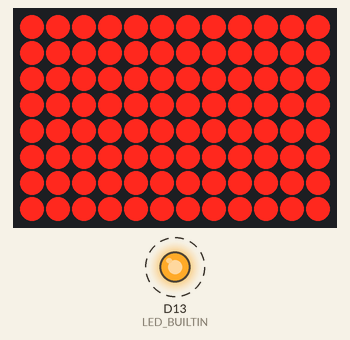
Simulated run of this sketch. Board: Arduino Uno R4 WiFi. On the bench: 12×8 LED matrix, output pins drawn as LEDs (lit = HIGH). Dashed ring = blinking.

Above: at 0.1 s.
Timing chart, 0 to 130.0 s (numbered marks = the images above):
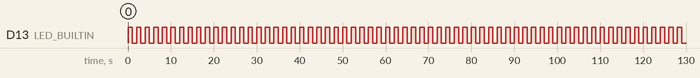

The sketch:

UNOr4.ino
```cpp
#include "Arduino_LED_Matrix.h"

ArduinoLEDMatrix matrix;

uint8_t frame[8][12];

void setup() {
  pinMode(LED_BUILTIN, OUTPUT);

  matrix.begin();

  for (int row = 0; row < 8; row++) {
    for (int col = 0; col < 12; col++) {
      frame[row][col] = 1;
    }
  }
}

void loop() {
  digitalWrite(LED_BUILTIN, HIGH);
  matrix.renderBitmap(frame, 8, 12);

  delay(1000);

  digitalWrite(LED_BUILTIN, LOW);
  matrix.clear();

  delay(1000);
}
```

Measured:
- by itself, D13 (LED_BUILTIN): alternates HIGH for 1.0 s and LOW for 1.0 s
